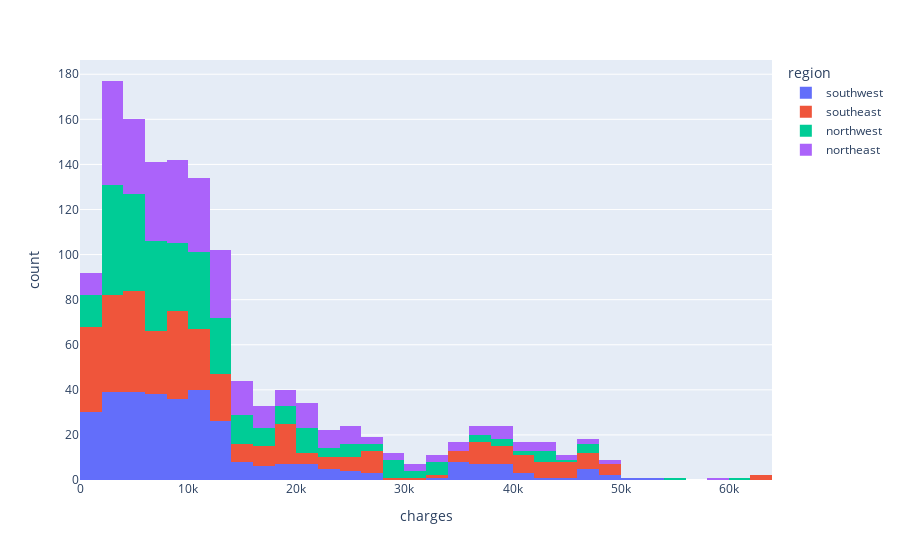

The notebook cell this image was saved under:
### Code cell
px.histogram(df,x='charges', color='region')

### Figure 1 — Plotly figure (JSON) as saved in the notebook; plotly's stock layout.template omitted (floating-point values rounded to 4 significant figures; data arrays with more than 128 entries replaced by an {"elided": "..."} marker saying what was removed)
{"data": [{"alignmentgroup": "True", "bingroup": "x", "hovertemplate": "region=southwest<br>charges=%{x}<br>count=%{y}<extra></extra>", "legendgroup": "southwest", "marker": {"color": "#636efa", "pattern": {"shape": ""}}, "name": "southwest", "offsetgroup": "southwest", "orientation": "v", "showlegend": true, "type": "histogram", "x": {"elided": "325 float values"}, "xaxis": "x", "yaxis": "y"}, {"alignmentgroup": "True", "bingroup": "x", "hovertemplate": "region=southeast<br>charges=%{x}<br>count=%{y}<extra></extra>", "legendgroup": "southeast", "marker": {"color": "#EF553B", "pattern": {"shape": ""}}, "name": "southeast", "offsetgroup": "southeast", "orientation": "v", "showlegend": true, "type": "histogram", "x": {"elided": "364 float values"}, "xaxis": "x", "yaxis": "y"}, {"alignmentgroup": "True", "bingroup": "x", "hovertemplate": "region=northwest<br>charges=%{x}<br>count=%{y}<extra></extra>", "legendgroup": "northwest", "marker": {"color": "#00cc96", "pattern": {"shape": ""}}, "name": "northwest", "offsetgroup": "northwest", "orientation": "v", "showlegend": true, "type": "histogram", "x": {"elided": "325 float values"}, "xaxis": "x", "yaxis": "y"}, {"alignmentgroup": "True", "bingroup": "x", "hovertemplate": "region=northeast<br>charges=%{x}<br>count=%{y}<extra></extra>", "legendgroup": "northeast", "marker": {"color": "#ab63fa", "pattern": {"shape": ""}}, "name": "northeast", "offsetgroup": "northeast", "orientation": "v", "showlegend": true, "type": "histogram", "x": {"elided": "324 float values"}, "xaxis": "x", "yaxis": "y"}], "layout": {"barmode": "relative", "legend": {"title": {"text": "region"}, "tracegroupgap": 0}, "margin": {"t": 60}, "xaxis": {"anchor": "y", "domain": [0, 1], "title": {"text": "charges"}}, "yaxis": {"anchor": "x", "domain": [0, 1], "title": {"text": "count"}}}}
